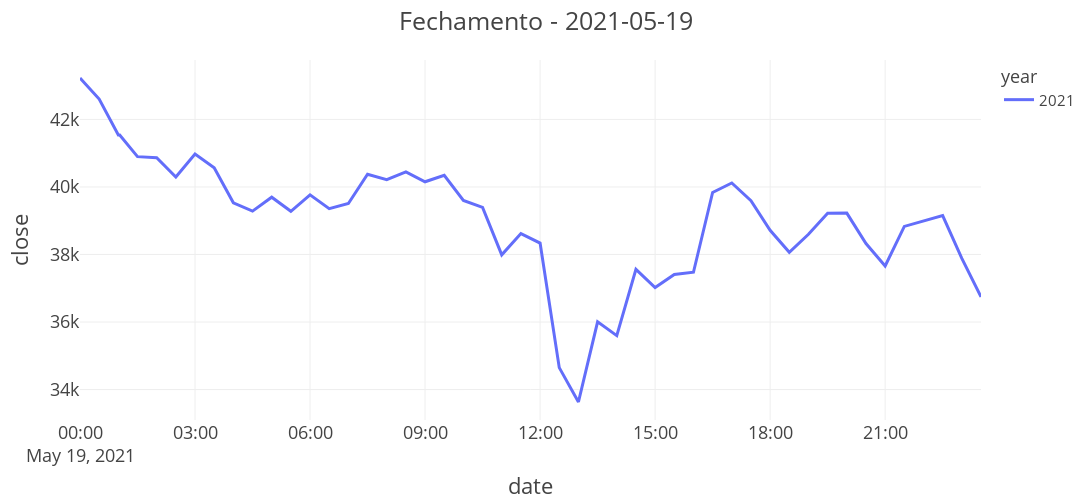

The cell this chart's notebook holds for it:
### Code cell
fig=px.line(data_frame=btc_dataset_hora[btc_dataset_hora['specific date']=='2021-05-19'], y='close', x='date', color='year')

fig.update_layout(
    title='Fechamento - 2021-05-19',
    autosize=False,
    width=1300,
    height=500,
    legend=dict(font=dict(size= 15)),
    template='presentation')
